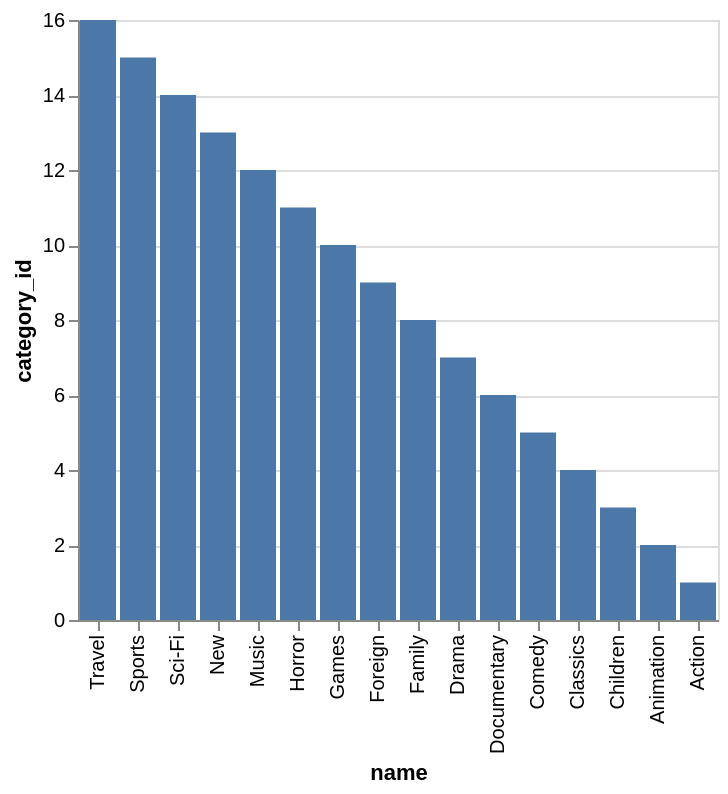

Describe this chart as a Vega-Lite specification.
### Vega-Lite specification from a JSON file in a GitHub repository (floating-point values rounded to 4 significant figures)
{"data": {"values": [{"x_data": "Travel", "y_data": 16}, {"x_data": "Sports", "y_data": 15}, {"x_data": "Sci-Fi", "y_data": 14}, {"x_data": "New", "y_data": 13}, {"x_data": "Music", "y_data": 12}, {"x_data": "Horror", "y_data": 11}, {"x_data": "Games", "y_data": 10}, {"x_data": "Foreign", "y_data": 9}, {"x_data": "Family", "y_data": 8}, {"x_data": "Drama", "y_data": 7}, {"x_data": "Documentary", "y_data": 6}, {"x_data": "Comedy", "y_data": 5}, {"x_data": "Classics", "y_data": 4}, {"x_data": "Children", "y_data": 3}, {"x_data": "Animation", "y_data": 2}, {"x_data": "Action", "y_data": 1}]}, "mark": "bar", "encoding": {"x": {"field": "x_data", "type": "nominal", "title": "name", "sort": "descending"}, "y": {"field": "y_data", "type": "quantitative", "title": "category_id"}}}
